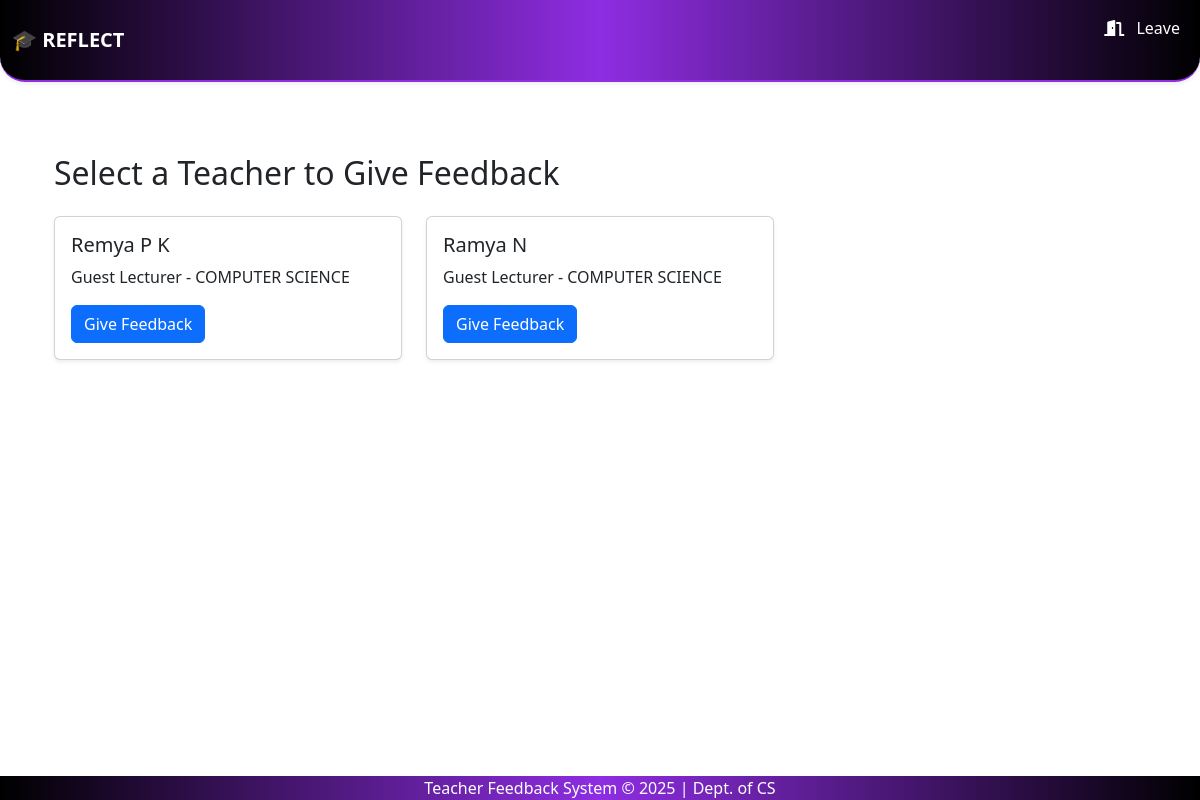
The app's page /student-feedback/teachers/, older data.
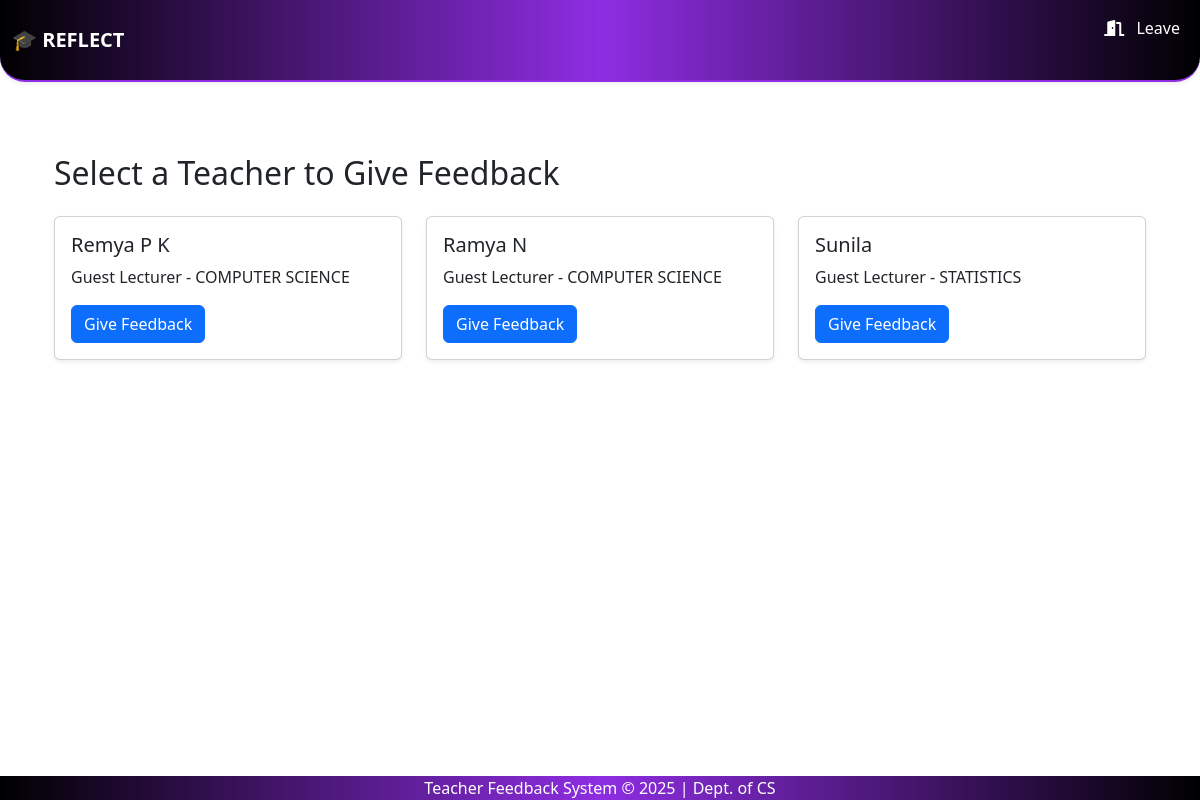
The same page, newer data.
### feedback_app/models.py (models this page shows, shortened)
class Teacher(models.Model):
    user = models.OneToOneField(User, on_delete=models.CASCADE, null=True, blank=True)  # <-- Add this line
    teacher_id = models.AutoField(primary_key=True)
    name = models.CharField(max_length=100)
    dept = models.ForeignKey(Department, on_delete=models.CASCADE)
    designation = models.CharField(max_length=100)
    gender = models.CharField(max_length=10)
    role = models.ForeignKey(Role, on_delete=models.CASCADE)
    fb_active = models.BooleanField(default=False)

class Department(models.Model):
    dept_id = models.AutoField(primary_key=True)
    dept_name = models.CharField(max_length=100)

### feedback_app/views.py (the view)
# urls.py: path('student-feedback/teachers/', views.select_teacher_for_feedback, name='select_teacher_for_feedback'),
def select_teacher_for_feedback(request):
    teachers = Teacher.objects.filter(fb_active=True)
    return render(request, 'active_teacher_list.html',{'teachers':teachers})

### feedback_app/context_processors.py (called while the page is built)
def is_admin(request):
    user = request.user
    return {'is_admin': user.is_superuser or user.groups.filter(name='admin').exists()}

def is_hod(request):
    return {'is_hod': request.user.groups.filter(name='hod').exists()}

def is_teacher(request):
    return {'is_teacher': request.user.groups.filter(name='teacher').exists()}

### templates/active_teacher_list.html
{% extends "base.html" %}
{% block content %}
<div class="container mt-5">
    <h2 class="mb-4">Select a Teacher to Give Feedback</h2>
    <div class="row">
        {% for teacher in teachers %}
        <div class="col-md-4 mb-4">
            <div class="card h-100 shadow-sm">
                <div class="card-body">
                    <h5 class="card-title">{{ teacher.name }}</h5>
                    <p class="card-text">{{ teacher.designation }} - {{ teacher.dept.dept_name }}</p>
                    <a href="{% url 'student_feedback_form_by_teacher' teacher.teacher_id %}" class="btn btn-primary">
                        Give Feedback
                    </a>
                </div>
            </div>
        </div>
        {% empty %}
        <p>No active teachers available for feedback.</p>
        {% endfor %}
    </div>
</div>
{% endblock %}

Row changes from the older to the newer data that the page shows:
now on this page (row edited): Teacher: name "Sunila", designation "Guest Lecturer", dept.dept_name "STATISTICS"
